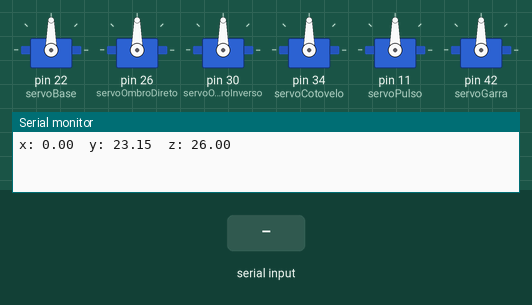
Recording of a sketch running on a simulated Arduino Mega 2560, built with avr-gcc and run on an emulated ATmega2560. Parts: 6 × servo, the last lines printed to the serial monitor. The inputs (shaded band) are chosen by the test bench.

Above: at 1.2 s.
1.3 s: "4" received over Serial
At 1.46 s:
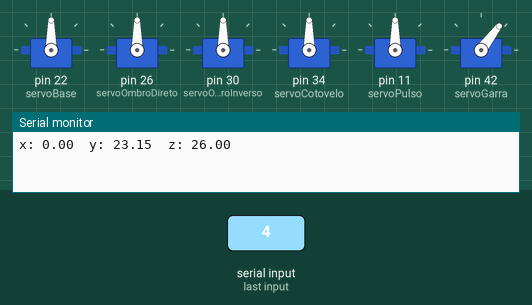
At 4.0 s:
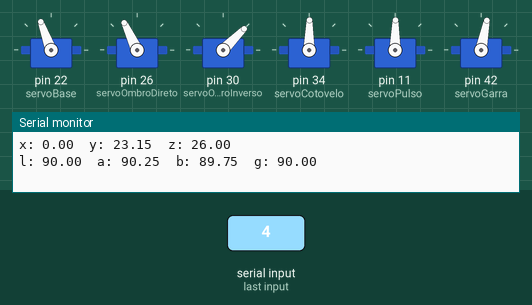
4.3 s: "4" received over Serial
At 6.9 s:
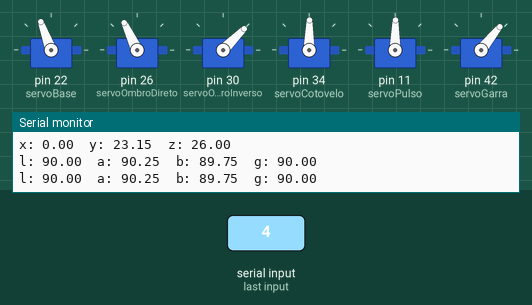
Timing chart, 0 to 8.4 s (numbered marks = the images above; inputs shaded):
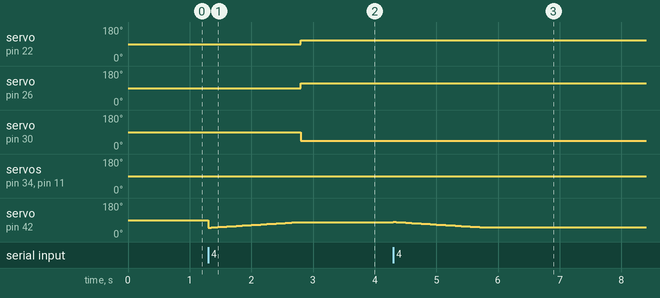

Measured:
- after the input at 1.3 s, servo on pin 22 (servoBase): 90° → 110° after 1.5 s; servo on pin 26 (servoOmbroDireto): 90° → 115° after 1.5 s; servo on pin 30 (servoOmbroInverso): 90° → 45° after 1.5 s; servo on pin 34 (servoCotovelo), servo on pin 11 (servoPulso): 90° → 89° after 1.5 s

The sketch:

braco.ino
```cpp
#include "ajuste.h"
#include "mover.h"


float X = 0;
float Y = 23.15;
float Z = 26;
char value;
int flag = 0;
bool fechado = false;

void setup() {
  Serial.begin(9600);
  iniciar();
  podeMover(X, Y, Z);
  abrirGarra();
}


void loop() {
  if (Serial.available()) {
    value = Serial.read();
    Serial.flush();

    switch (value) {
      case '0':
        X++;
        flag = 1;
        break;

      case '1':
        X--;
        flag = 1;
        break;

      case '2':
        Y++;
        flag = 1;
        break;

      case '3':
        Y--;
        flag = 1;
        break;

      case '4':
        if (fechado) {
          abrirGarra();
        }
        else {
          fecharGarra();
        }
        fechado = !fechado;
        break;

      case '5':
        Z++;
        break;

      case '6':
        Z--;
        flag = 1;
        break;

    }

    if (flag)
      podeMover(X, Y, Z);
    mover();
    flag = false;
  }

}
```

ajuste.cpp
```cpp
#include "ajuste.h"

Servo servoBase;
Servo servoOmbroInverso;
Servo servoOmbroDireto;
Servo servoCotovelo;
Servo servoPulso;
Servo servoGarra;

int anguloGarra = ANGULO_ABERTO;
void iniciar(){
  servoBase.attach(22);
  servoOmbroDireto.attach(26);
  servoOmbroInverso.attach(30);
  servoCotovelo.attach(34);
  servoPulso.attach(11);
  servoGarra.attach(42);

}

void lambda(int n){
  servoBase.write(n+20);
}

void alpha(int n){
  servoOmbroInverso.write(135-n);
  servoOmbroDireto.write(n+25);
}

void beta(int n){
  servoCotovelo.write(n);
}

void gama(int n){
  servoPulso.write(n);
}

void abrirGarra(){
     for(;anguloGarra > ANGULO_ABERTO; anguloGarra--){
      servoGarra.write(anguloGarra);
      delay(50);
    }
}

void fecharGarra(){
    for(;anguloGarra < ANGULO_FECHADO; anguloGarra++){
      servoGarra.write(anguloGarra);
      delay(50);
    }
}
```

ajuste.h
```cpp
#ifndef AJUSTE_H
#define AJUSTE_H
#include <Servo.h>    //biblioteca (.h)
#include "Arduino.h"

const int ANGULO_ABERTO = 50;
const int ANGULO_FECHADO = 80;

void iniciar();

void lambda(int n);

void alpha(int n);

void beta(int n);

void gama(int n);

void abrirGarra();

void fecharGarra();


#endif
```

mover.cpp
```cpp
#include <math.h>
#include "mover.h"
#include <arduino.h>

const float altura = 18;
const float braco = 23;
const float antebraco = 23.25;
const float mao = 15;

float _alpha; //ombro
float _beta; //cotovelo
float _gama; //pulso
float _lambda; //base
bool incapaz = true;

bool podeMover (float x, float y, float z) {

    Serial.print("x: ");
    Serial.print(x);
    Serial.print("  y: ");
    Serial.print(y);
    Serial.print("  z: ");
    Serial.print(z);
    Serial.println();


	float modulo = sqrt(pow(x,2) + pow(y,2));
	_lambda = acos(x/modulo) * 180/M_PI;

	y = modulo;//frente.

	float alturaPulso = z + mao;

	float distancia = sqrt(pow(y,2) + pow(alturaPulso - altura,2));

	float moduloPulso = sqrt(pow(alturaPulso,2) + pow(y,2));//distancia base pulso.

	float complementar1 = acos(( -pow(antebraco,2) + pow(distancia,2) + pow(braco,2)) / (2*distancia*braco));
	float complementar2 = acos(( -pow(moduloPulso,2) + pow(distancia,2) + pow(altura,2)) / (2*distancia*altura));

	_alpha = (complementar1 + complementar2) * 180/M_PI-90;


	float realCima = z - (altura-mao);

	_beta = acos((pow(braco,2) + pow(antebraco,2) - (pow(y,2) + pow(realCima,2))) / (2*braco*antebraco)) * 180/M_PI;
	_gama = 270 - _alpha - _beta;

	incapaz = isnan(_alpha) || isnan(_beta) || isnan(_gama) || isnan(_lambda);
	return !incapaz;
}

void mover(){
	if(!incapaz){
		lambda(_lambda);
		alpha(_alpha);
		beta(_beta);
		gama(_gama);


    Serial.print("l: ");
    Serial.print(_lambda);
    Serial.print("  a: ");
    Serial.print(_alpha);
    Serial.print("  b: ");
    Serial.print(_beta);
    Serial.print("  g: ");
    Serial.println(_gama);
    Serial.println();
	}
}
```

mover.h
```cpp
#ifndef MOVER_H
#define MOVER_H
#include "ajuste.h"


bool podeMover (float x, float y, float z) ;

void mover();

#endif
```
